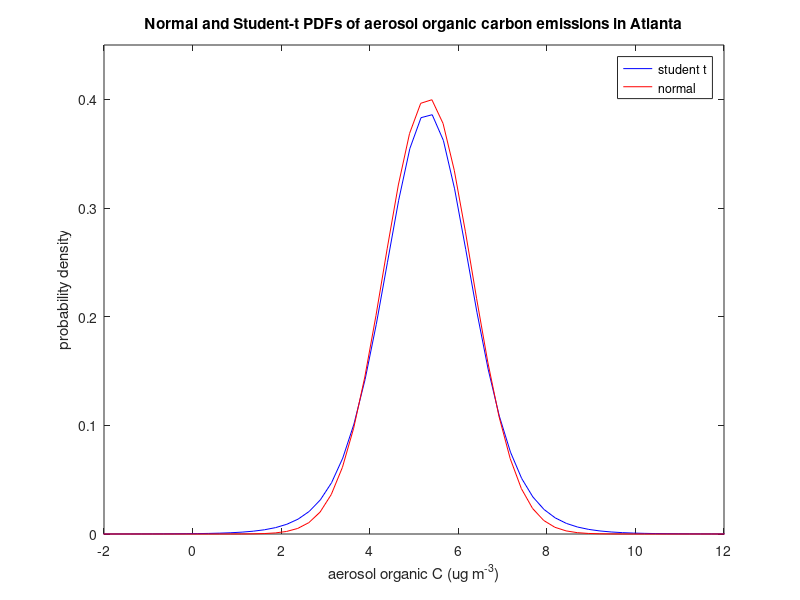

MATLAB code to generate this figure:

ocarbs = [4.5, 5.9, 6.0, 5.8, 6.4, 5.8, 6.3, 3.5, 4.5, 4.4];
std_ocarbs = std(ocarbs);
mean_ocarbs = mean(ocarbs);
len_ocarbs = length(ocarbs);

% student-t distribution

%X=tinv(P,V) returns the inverse of Student's T cdf with V degrees 
%    of freedom, at the values in P.
t_val1 = abs(tinv(0.025,len_ocarbs-1));
low1 = mean_ocarbs-((t_val1.*std_ocarbs)/sqrt(len_ocarbs-1));
high1 = mean_ocarbs+((t_val1.*std_ocarbs)/sqrt(len_ocarbs-1));
sprintf('The 95%% confidence interval of the measurement using Student''s t-distribution is %d to %d', low1, high1)

% normal distribution

% X = norminv(P,MU,SIGMA) returns the inverse cdf for the normal
%    distribution with mean MU and standard deviation SIGMA, evaluated at
%    the values in P.
z_val1 = norminv(0.025,mean_ocarbs,std_ocarbs);
low2 = mean_ocarbs-((z_val1.*std_ocarbs)/sqrt(len_ocarbs));
high2 = mean_ocarbs+((z_val1.*std_ocarbs)/sqrt(len_ocarbs));
sprintf('The 95%% confidence interval of the measurement using a normal distribution is %d to %d', low2, high2)

%should I be doing this or giving it its own xaxis values like below? 
% xaxis = linspace(-5,5,100); 
% len_xaxis = length(xaxis);

% plot comparing 2 PDFs
xvals = linspace(-10,15,100);
studentt_pdf1 = pdf('t',xvals,len_ocarbs-1);
normal_pdf1 = pdf('norm',xvals,mean_ocarbs,std_ocarbs);
plot(xvals+mean_ocarbs,studentt_pdf1,'b');
hold on
% title('pdf of the student t-distribution')
% xlabel('aerosol organic C (ug m^(-3))')
% ylabel('probability density')
plot(xvals,normal_pdf1, 'r');
% title('pdf of the normal distribution')
xlabel('aerosol organic C (ug m^-^3)')
ylabel('probability density')
legend('student t', 'normal')
axis([-2,12,0,0.45])
title('Normal and Student-t PDFs of aerosol organic carbon emissions in Atlanta')
